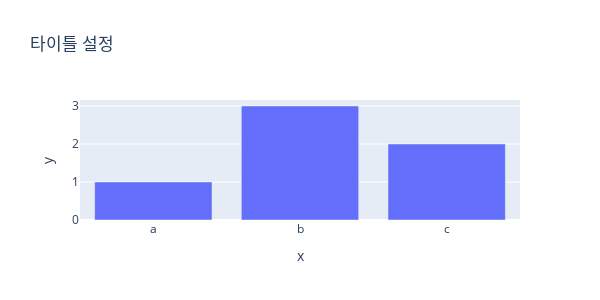

The cell this chart's notebook holds for it:
### Markdown cell above
### express

### Code cell
fig = px.bar(x = ["a", "b", "c"], 
             y=[1, 3, 2], width=600, height=300,
            title = "타이틀 설정")
fig.show()

### Figure 1 — Plotly figure (JSON) as saved in the notebook; plotly's stock layout.template omitted (floating-point values rounded to 4 significant figures)
{"data": [{"alignmentgroup": "True", "hovertemplate": "x=%{x}<br>y=%{y}<extra></extra>", "legendgroup": "", "marker": {"color": "#636efa", "pattern": {"shape": ""}}, "name": "", "offsetgroup": "", "orientation": "v", "showlegend": false, "textposition": "auto", "type": "bar", "x": ["a", "b", "c"], "xaxis": "x", "y": [1, 3, 2], "yaxis": "y"}], "layout": {"barmode": "relative", "height": 300, "legend": {"tracegroupgap": 0}, "title": {"text": "타이틀 설정"}, "width": 600, "xaxis": {"anchor": "y", "autorange": true, "domain": [0, 1], "range": [-0.5, 2.5], "title": {"text": "x"}, "type": "category"}, "yaxis": {"anchor": "x", "autorange": true, "domain": [0, 1], "range": [0, 3.158], "title": {"text": "y"}, "type": "linear"}}}
